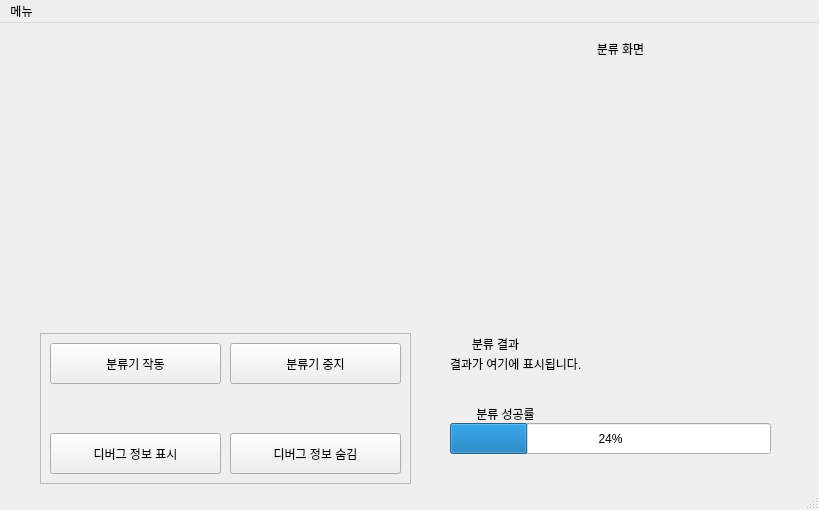
<?xml version="1.0" encoding="UTF-8"?>
<ui version="4.0">
 <class>Controller</class>
 <widget class="QMainWindow" name="Controller">
  <property name="geometry">
   <rect>
    <x>0</x>
    <y>0</y>
    <width>819</width>
    <height>510</height>
   </rect>
  </property>
  <property name="windowTitle">
   <string>실시간 영상처리</string>
  </property>
  <widget class="QWidget" name="centralwidget">
   <widget class="QLabel" name="imageLabel">
    <property name="geometry">
     <rect>
      <x>450</x>
      <y>50</y>
      <width>331</width>
      <height>251</height>
     </rect>
    </property>
    <property name="sizePolicy">
     <sizepolicy hsizetype="Preferred" vsizetype="Preferred">
      <horstretch>0</horstretch>
      <verstretch>0</verstretch>
     </sizepolicy>
    </property>
    <property name="maximumSize">
     <size>
      <width>1024</width>
      <height>768</height>
     </size>
    </property>
    <property name="baseSize">
     <size>
      <width>0</width>
      <height>0</height>
     </size>
    </property>
    <property name="autoFillBackground">
     <bool>true</bool>
    </property>
    <property name="frameShape">
     <enum>QFrame::NoFrame</enum>
    </property>
    <property name="frameShadow">
     <enum>QFrame::Plain</enum>
    </property>
    <property name="text">
     <string/>
    </property>
    <property name="pixmap">
     <pixmap>default_image.jpg</pixmap>
    </property>
    <property name="scaledContents">
     <bool>true</bool>
    </property>
   </widget>
   <widget class="QLabel" name="label_2">
    <property name="geometry">
     <rect>
      <x>550</x>
      <y>10</y>
      <width>141</width>
      <height>31</height>
     </rect>
    </property>
    <property name="text">
     <string>분류 화면</string>
    </property>
    <property name="alignment">
     <set>Qt::AlignCenter</set>
    </property>
   </widget>
   <widget class="QFrame" name="frame">
    <property name="geometry">
     <rect>
      <x>40</x>
      <y>310</y>
      <width>371</width>
      <height>151</height>
     </rect>
    </property>
    <property name="frameShape">
     <enum>QFrame::StyledPanel</enum>
    </property>
    <property name="frameShadow">
     <enum>QFrame::Raised</enum>
    </property>
    <widget class="QPushButton" name="buttonStart">
     <property name="geometry">
      <rect>
       <x>10</x>
       <y>10</y>
       <width>171</width>
       <height>41</height>
      </rect>
     </property>
     <property name="text">
      <string>분류기 작동</string>
     </property>
    </widget>
    <widget class="QPushButton" name="buttonStop">
     <property name="geometry">
      <rect>
       <x>190</x>
       <y>10</y>
       <width>171</width>
       <height>41</height>
      </rect>
     </property>
     <property name="text">
      <string>분류기 중지</string>
     </property>
    </widget>
    <widget class="QPushButton" name="buttonShowDebug">
     <property name="geometry">
      <rect>
       <x>10</x>
       <y>100</y>
       <width>171</width>
       <height>41</height>
      </rect>
     </property>
     <property name="text">
      <string>디버그 정보 표시</string>
     </property>
    </widget>
    <widget class="QPushButton" name="buttonHideDebug">
     <property name="geometry">
      <rect>
       <x>190</x>
       <y>100</y>
       <width>171</width>
       <height>41</height>
      </rect>
     </property>
     <property name="text">
      <string>디버그 정보 숨김</string>
     </property>
    </widget>
   </widget>
   <widget class="QLabel" name="label_3">
    <property name="geometry">
     <rect>
      <x>450</x>
      <y>310</y>
      <width>91</width>
      <height>21</height>
     </rect>
    </property>
    <property name="text">
     <string>분류 결과</string>
    </property>
    <property name="alignment">
     <set>Qt::AlignCenter</set>
    </property>
   </widget>
   <widget class="QProgressBar" name="successRate">
    <property name="geometry">
     <rect>
      <x>450</x>
      <y>400</y>
      <width>321</width>
      <height>31</height>
     </rect>
    </property>
    <property name="value">
     <number>24</number>
    </property>
   </widget>
   <widget class="QLabel" name="label_4">
    <property name="geometry">
     <rect>
      <x>460</x>
      <y>380</y>
      <width>91</width>
      <height>21</height>
     </rect>
    </property>
    <property name="text">
     <string>분류 성공률</string>
    </property>
    <property name="alignment">
     <set>Qt::AlignCenter</set>
    </property>
   </widget>
   <widget class="QLabel" name="label_5">
    <property name="geometry">
     <rect>
      <x>50</x>
      <y>50</y>
      <width>351</width>
      <height>251</height>
     </rect>
    </property>
    <property name="text">
     <string/>
    </property>
    <property name="pixmap">
     <pixmap>half.gif</pixmap>
    </property>
    <property name="scaledContents">
     <bool>true</bool>
    </property>
   </widget>
   <widget class="QLabel" name="resultText">
    <property name="geometry">
     <rect>
      <x>450</x>
      <y>330</y>
      <width>321</width>
      <height>21</height>
     </rect>
    </property>
    <property name="text">
     <string>결과가 여기에 표시됩니다.</string>
    </property>
   </widget>
  </widget>
  <widget class="QStatusBar" name="statusbar"/>
  <widget class="QMenuBar" name="menubar">
   <property name="geometry">
    <rect>
     <x>0</x>
     <y>0</y>
     <width>819</width>
     <height>25</height>
    </rect>
   </property>
   <widget class="QMenu" name="menu">
    <property name="title">
     <string>메뉴</string>
    </property>
    <addaction name="separator"/>
    <addaction name="action_2"/>
    <addaction name="action_3"/>
   </widget>
   <addaction name="menu"/>
  </widget>
  <action name="action_2">
   <property name="text">
    <string>정보</string>
   </property>
  </action>
  <action name="action_3">
   <property name="text">
    <string>종료</string>
   </property>
  </action>
 </widget>
 <resources/>
 <connections/>
</ui>
